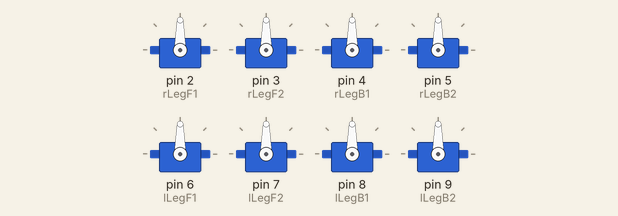
Bench run of a sketch on a simulated Arduino Uno, built with avr-gcc and run on an emulated ATmega328P. Shown: 8 × servo.

Above: at 0.1 s.
At 1.1 s:
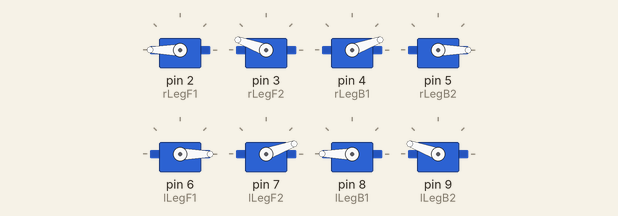
At 11.75 s:
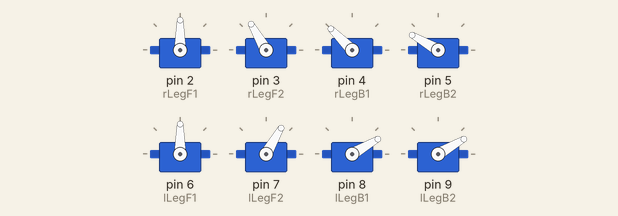
At 16.86 s:
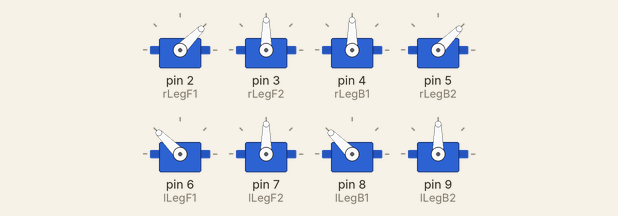
At 22.3 s:
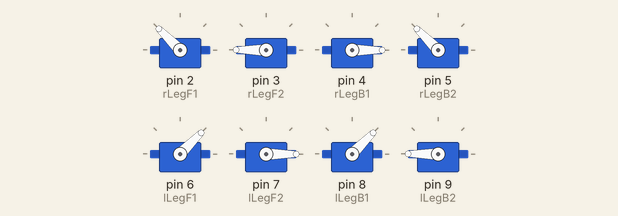
At 38.3 s:
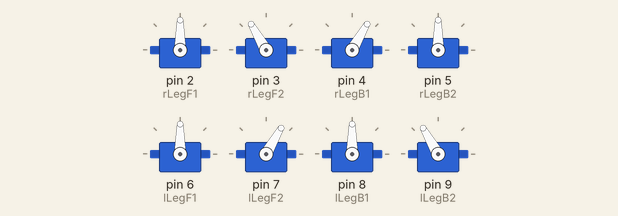
Timing chart, 0 to 39.8 s (numbered marks = the images above):
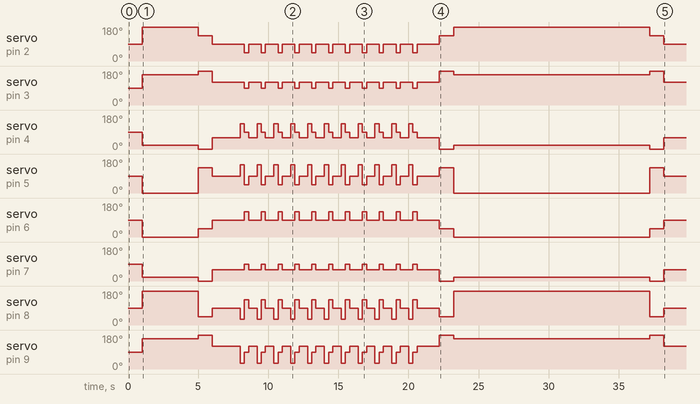

Measured:
- by itself, servo on pin 2 (rLegF1): 90° → 180° at 1.0 s, → 135° 4.0 s later, → 90° 1.0 s later, → 45° 2.3 s later, … (29 changes in this stretch)
- by itself, servo on pin 3 (rLegF2): 90° → 160° at 1.0 s, → 180° 4.0 s later, → 120° 1.0 s later, → 90° 2.3 s later, … (29 changes in this stretch)
- by itself, servo on pin 4 (rLegB1): 90° → 20° at 1.0 s, → 0° 4.0 s later, → 60° 1.0 s later, → 135° 2.0 s later, … (40 changes in this stretch)
- by itself, servo on pin 5 (rLegB2): 90° → 0° at 1.0 s, → 135° 4.0 s later, → 90° 1.0 s later, → 150° 2.0 s later, … (40 changes in this stretch)
- by itself, servo on pin 6 (lLegF1): 90° → 0° at 1.0 s, → 45° 4.0 s later, → 90° 1.0 s later, → 135° 2.3 s later, … (29 changes in this stretch)
- by itself, servo on pin 7 (lLegF2): 90° → 20° at 1.0 s, → 0° 4.0 s later, → 60° 1.0 s later, → 90° 2.3 s later, … (29 changes in this stretch)
- by itself, servo on pin 8 (lLegB1): 90° → 180° at 1.0 s, → 45° 4.0 s later, → 90° 1.0 s later, → 30° 2.0 s later, … (40 changes in this stretch)
- by itself, servo on pin 9 (lLegB2): 90° → 160° at 1.0 s, → 180° 4.0 s later, → 120° 1.0 s later, → 30° 2.0 s later, … (40 changes in this stretch)

The sketch:

quadruped_bot.ino
```cpp
#include <Servo.h>

Servo rLegF1;
Servo rLegF2;

Servo rLegB1;
Servo rLegB2;

Servo lLegF1;
Servo lLegF2;

Servo lLegB1;
Servo lLegB2;

void setup() {
  rLegF1.attach(2);
  rLegF2.attach(3);
  rLegB1.attach(4);
  rLegB2.attach(5);
  lLegF1.attach(6);
  lLegF2.attach(7);
  lLegB1.attach(8);
  lLegB2.attach(9);

  delay(1000);

}

//movements
void hide(){
  rLegF1.write(180);
  rLegF2.write(160);
  rLegB1.write(20);
  rLegB2.write(0);
  lLegF1.write(0);
  lLegF2.write(20);
  lLegB1.write(180);
  lLegB2.write(160);
}

void sitDown(){
  rLegF1.write(135);
  rLegF2.write(180);
  rLegB1.write(0);
  rLegB2.write(135);
  lLegF1.write(45);
  lLegF2.write(0);
  lLegB1.write(45);
  lLegB2.write(180);

}
void standUp(){
  int DELAY = 0;
  int x = 90;
  rLegF1.write(x);
  rLegF2.write(120);
  delay(DELAY);
  rLegB1.write(60);
  rLegB2.write(x);
  delay(DELAY);
  lLegF1.write(x);
  lLegF2.write(60);
  delay(DELAY);
  lLegB1.write(x);
  lLegB2.write(120);
  delay(DELAY);
}

void frontRightForward(){
  rLegF1.write(150);
  rLegF2.write(30);

}

void backRightForward(){
  rLegB1.write(135);
  rLegB2.write(150);
}

void frontLeftForward(){
  lLegF1.write(30);
  lLegF2.write(150);
}

void backLeftForward(){
  lLegB1.write(30);
  lLegB2.write(30);
}

void pushBack(){
  int DELAY = 0;
  int x = 90;
  rLegF1.write(45);
  rLegF2.write(x);
  delay(DELAY);
  rLegB1.write(x);
  rLegB2.write(45);
  delay(DELAY);
  lLegF1.write(135);
  lLegF2.write(x);
  delay(DELAY);
  lLegB1.write(135);
  lLegB2.write(x);
  delay(DELAY);
}

void moveForward(){
  int DELAY = 300;
  /*frontRightForward();
  frontLeftForward();
  delay(DELAY);
  pushBack();
  delay(DELAY);
  standUp();
  delay(DELAY);*/
  backLeftForward();
  backRightForward();
  delay(DELAY);
  pushBack();
  delay(DELAY);
  standUp();
  delay(DELAY);
}

void loop() {
  hide();
  delay(4000);
  sitDown();
  delay(1000);
  standUp();
  delay(2000);

  for(int y = 0; y <=10; y++){
    moveForward();
    delay(300);
  }
  delay(1000);
  sitDown();
  delay(1000);
  hide();
  delay(10000);
}
```
